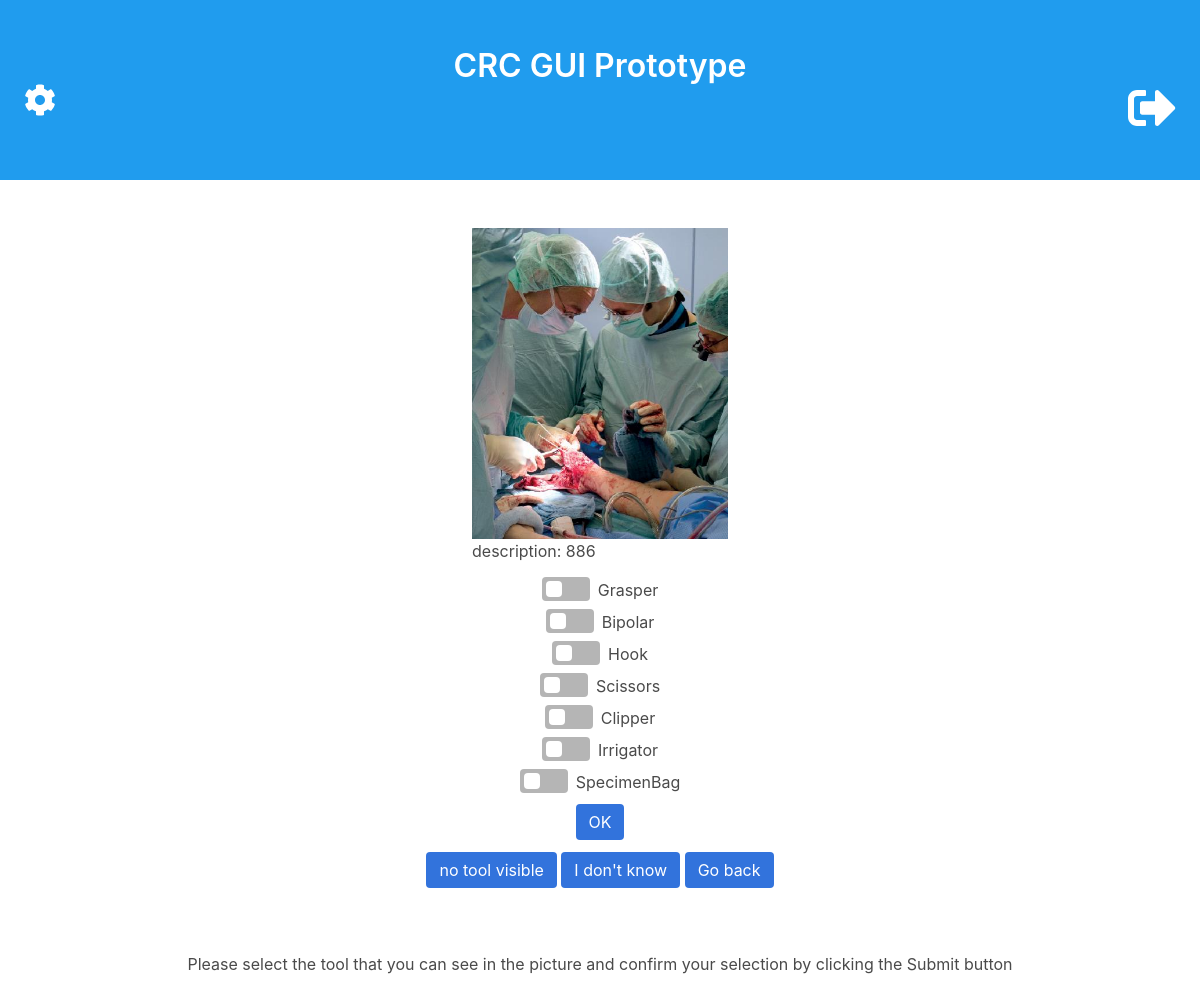
/image/main (signed in), run on an earlier commit of the app's database.
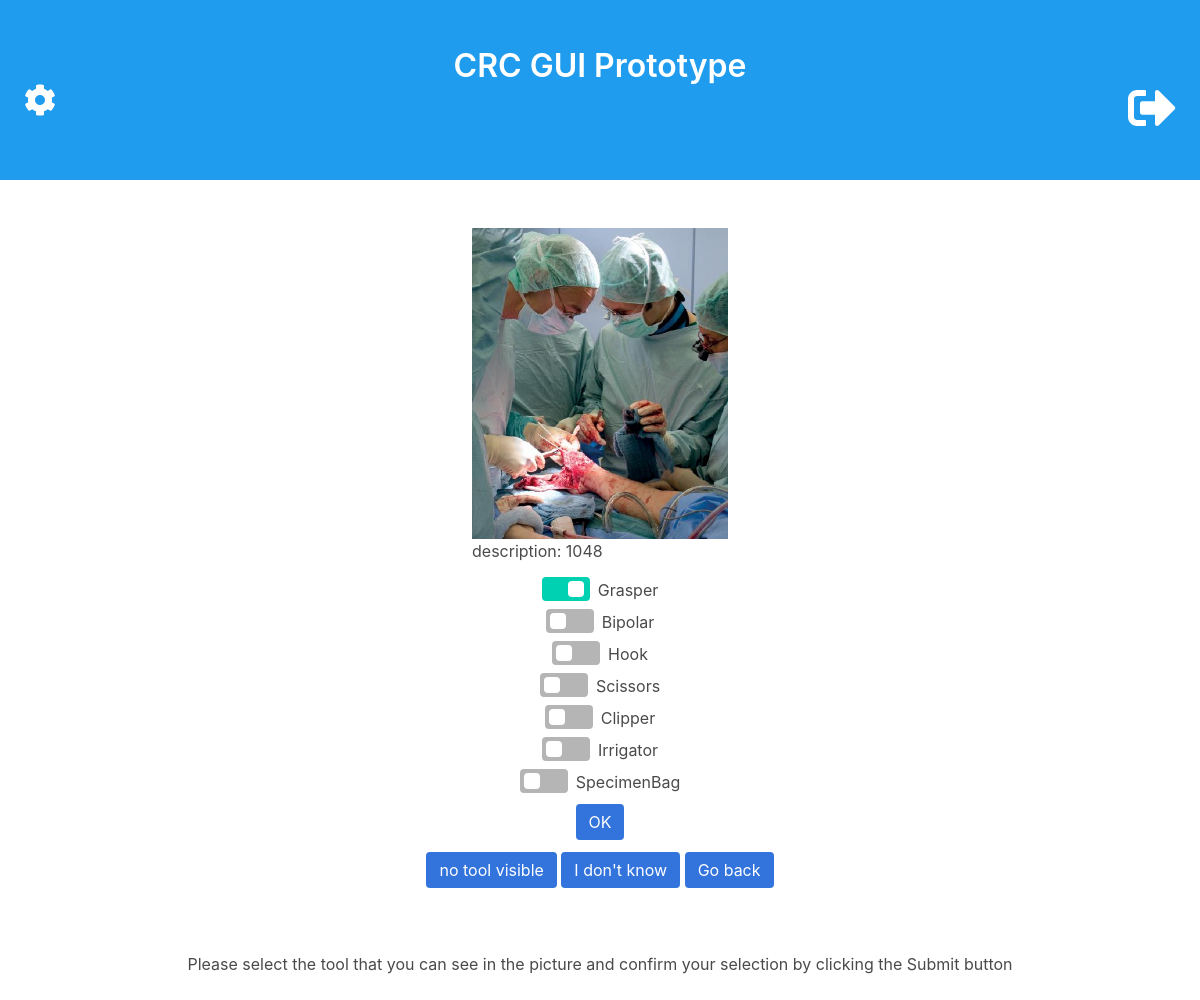
And on a later commit of the database.
### image/models.py (models this page shows)
class Image(models.Model):
    name = models.CharField(max_length=200)
    variance = models.FloatField(null=True)
    data = models.ImageField(null=True, default='default.jpg')
    opset = models.IntegerField(null=True)
    op = models.IntegerField(null=True)
    number = models.IntegerField(null=True)
    objects = image_manager()
    def __str__(self):
        return self.name
    def description(self):
        descr = ''
        descr += str(self.name)
        return descr

class Label(models.Model):
    name = models.CharField(max_length=50)
    order = models.IntegerField()
    def __str__(self):
        return self.name

### image/views.py (the view)
# urls.py: path('main', views.index, name='main'),
def index(request):
    if not request.user.is_authenticated:
        return render(request, 'proto/login.html')
    context = getPictureInformation(request, request.user)
    try:
        message = context.get('message')
        print("message: ", message)
        if message == 'noPics':
            print("nothing")
            return render(request, 'proto/noPictures.html')
    except:
        pass
    return render(request, 'proto/main.html', context)

### image/models.py (called while the page is built, shortened)
    def next_image(self, user, image=None):
        nxt_img = None
        network_user = User.objects.get(username=NETWORK_USER)
        if not nxt_img:
            unlabeled_images = Image.objects.exclude(userlabels__author=user)
            nxt_img = unlabeled_images.annotate(num_ul=models.Count('userlabels'))\
                .order_by('-variance', 'num_ul').first()
            nxt_img2 = unlabeled_images.annotate(num_ul=models.Count('userlabels'))\
                .order_by('-variance', 'num_ul')[1]
            print('next image', nxt_img, nxt_img.variance, nxt_img.num_ul)
            print('next image2', nxt_img2, nxt_img2.variance, nxt_img2.num_ul)
        return nxt_img

    def get_image_labels(self, image):
        network_user = User.objects.get(username=NETWORK_USER)
        nn_labels = Label.objects.filter(userlabels__author=network_user, userlabels__image=image)
        return nn_labels

### image/views.py (called while the page is built)
def getPictureInformation(request, user, image=None):
    if image == None:
        if Image.objects.next_image(user) == None:
            print("returned none")
            context = {
                'message' : 'noPics'
            }
            return context
        else:
            image = Image.objects.next_image(user)
    imagelabels = Userlabels.objects.get_image_labels(image)
    labels = Label.objects.all()
    description = image.description()
    context = {
        'image': image,
        'labels': labels,
        'imageLabels': imagelabels,
        'description': description
    }
    return context

### image/templates/proto/main.html (shortened to what this page needs)
{% extends 'proto/base.html' %}
{% block content %}
    {% if user.is_authenticated %}
        <body onload="setLabels()">
        <section class="section is-centered">
            <div class="level-item has-image-centered">
                <figure class="image is-256by256">
                    <img src="{{ image.data.url }}">
                    <figcaption>description: {{ description }}</figcaption>
                </figure>
            </div>
        </section>
        <div class="columns">
            <div class="column">
                <section class="section">
                    <div class="level-item has-text-centered">
                        <form action="getSelectedLabels" method="POST">
                            <div class="container">
                                <div class="field">
                                    {% for label in labels %}
                                        <div class="field">
                                            <label class="checkbox">
                                                <label for="{{ label }}">{{ label }}</label>
                                            </label>
                                        </div>
                                    {% endfor %}
                                </div>
                                <div class="field">
                                    <input type="submit" class="button is-link is-centered" value="OK">
                                </div>
                                <div class="field">
                                    <input type="submit" class="button is-link is-centered" value="no tool visible"
                                           formaction="noTools">
                                    <input type="submit" class="button is-link is-centered" value="I don't know"
                                           formaction="dontKnow">
                                    <input type="submit" class="button is-link is-centered" value="Go back"
                                           formaction="goToPreviousImage">
                                </div>
                            </div>
                        </form>
                    </div>
                </section>
                                            <div class="field">
                <div class="level-item has-text-centered">
                    Please select the tool that you can see in the picture and confirm your
                    selection by clicking the Submit button
                </div>
            </div>
            </div>
        </div>
    {% endif %}
{% endblock %}

### image/templates/proto/base.html (shortened to what this page needs)
{% load static %}
<html>
<head>
    <link static href="{% static 'css/bulma-0.7.2/css/bulma.css' %}" rel="stylesheet">
    <link static href="{% static 'css/bulma-0.7.2/css/bulma-switch.min.css' %}" rel="stylesheet">
    <link static href="{% static 'css/myStyle.css' %}" rel="stylesheet">
</head>
<body>
<section class="hero is-info is-narrow">
    <div class="hero-body">
        <div class="container has-text-centered">
            <h1 class="title">
                CRC GUI Prototype
            </h1>
        </div>
        {% if request.path != "/image/" and request.path != "/image/logout_view" and user.is_authenticated %}
            <section class="is-pulled-left">
                <a href="showChangePassword" class="icon-block">
                    <i class="fas fa-cog fa-2x" title="change password"></i>
                </a>
            </section>
            <section class="is-pulled-right">
                <a href="{% url 'logout_view' %}" class="icon-block">
                    <i class="fas fa-sign-out-alt fa-3x" title="logout"></i>
                </a>
            </section>
        {% endif %}
    </div>
</section>
{% block content %}
{% endblock %}
</body>
</html>

### image/static/css/myStyle.css (style rules this page uses)
.image.is-256by256 { height: 256px; width: 256px; }
.has-image-centered { margin-left: auto; margin-right: auto; }

What changed in the data, as far as the page shows it:
removed Image: data (placeholder picture), name "886"
added Image: data (placeholder picture), name "1048"
